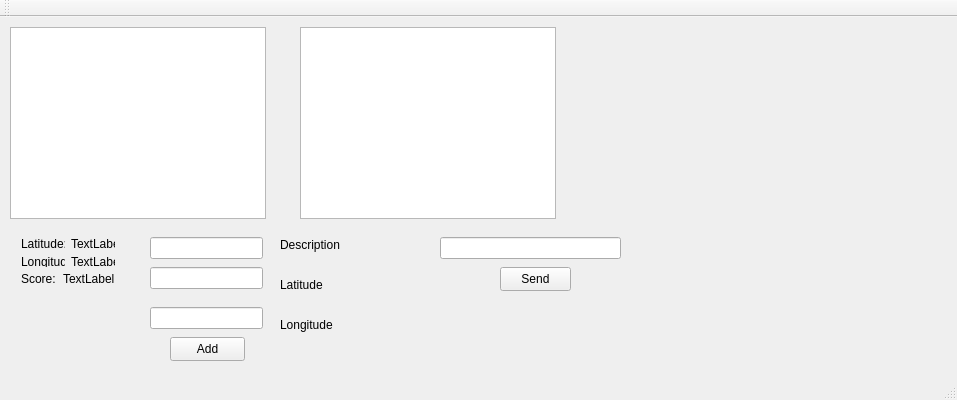
<?xml version="1.0" encoding="UTF-8"?>
<ui version="4.0">
 <class>UserViewClass</class>
 <widget class="QMainWindow" name="UserViewClass">
  <property name="geometry">
   <rect>
    <x>0</x>
    <y>0</y>
    <width>957</width>
    <height>400</height>
   </rect>
  </property>
  <property name="windowTitle">
   <string>UserView</string>
  </property>
  <widget class="QWidget" name="centralWidget">
   <widget class="QListWidget" name="listWidget">
    <property name="geometry">
     <rect>
      <x>10</x>
      <y>10</y>
      <width>256</width>
      <height>192</height>
     </rect>
    </property>
   </widget>
   <widget class="QListWidget" name="chatWidget">
    <property name="geometry">
     <rect>
      <x>300</x>
      <y>10</y>
      <width>256</width>
      <height>192</height>
     </rect>
    </property>
   </widget>
   <widget class="QLineEdit" name="chatLine">
    <property name="geometry">
     <rect>
      <x>440</x>
      <y>220</y>
      <width>181</width>
      <height>22</height>
     </rect>
    </property>
   </widget>
   <widget class="QPushButton" name="sendButton">
    <property name="geometry">
     <rect>
      <x>500</x>
      <y>250</y>
      <width>71</width>
      <height>24</height>
     </rect>
    </property>
    <property name="text">
     <string>Send</string>
    </property>
   </widget>
   <widget class="QLineEdit" name="descLine">
    <property name="geometry">
     <rect>
      <x>150</x>
      <y>220</y>
      <width>113</width>
      <height>22</height>
     </rect>
    </property>
   </widget>
   <widget class="QLineEdit" name="latLine">
    <property name="geometry">
     <rect>
      <x>150</x>
      <y>250</y>
      <width>113</width>
      <height>22</height>
     </rect>
    </property>
   </widget>
   <widget class="QLineEdit" name="longLine">
    <property name="geometry">
     <rect>
      <x>150</x>
      <y>290</y>
      <width>113</width>
      <height>22</height>
     </rect>
    </property>
   </widget>
   <widget class="QLabel" name="label_4">
    <property name="geometry">
     <rect>
      <x>280</x>
      <y>220</y>
      <width>71</width>
      <height>16</height>
     </rect>
    </property>
    <property name="text">
     <string>Description</string>
    </property>
   </widget>
   <widget class="QLabel" name="label_5">
    <property name="geometry">
     <rect>
      <x>280</x>
      <y>260</y>
      <width>49</width>
      <height>16</height>
     </rect>
    </property>
    <property name="text">
     <string>Latitude</string>
    </property>
   </widget>
   <widget class="QLabel" name="label_6">
    <property name="geometry">
     <rect>
      <x>280</x>
      <y>300</y>
      <width>81</width>
      <height>16</height>
     </rect>
    </property>
    <property name="text">
     <string>Longitude</string>
    </property>
   </widget>
   <widget class="QPushButton" name="addButton">
    <property name="geometry">
     <rect>
      <x>170</x>
      <y>320</y>
      <width>75</width>
      <height>24</height>
     </rect>
    </property>
    <property name="text">
     <string>Add</string>
    </property>
   </widget>
   <widget class="QWidget" name="layoutWidget">
    <property name="geometry">
     <rect>
      <x>10</x>
      <y>210</y>
      <width>116</width>
      <height>68</height>
     </rect>
    </property>
    <layout class="QVBoxLayout" name="verticalLayout">
     <item>
      <layout class="QHBoxLayout" name="horizontalLayout">
       <item>
        <widget class="QLabel" name="label">
         <property name="text">
          <string>Latitude:</string>
         </property>
        </widget>
       </item>
       <item>
        <widget class="QLabel" name="latLabel">
         <property name="text">
          <string>TextLabel</string>
         </property>
        </widget>
       </item>
      </layout>
     </item>
     <item>
      <layout class="QHBoxLayout" name="horizontalLayout_2">
       <item>
        <widget class="QLabel" name="label_2">
         <property name="text">
          <string>Longitude:</string>
         </property>
        </widget>
       </item>
       <item>
        <widget class="QLabel" name="longLabel">
         <property name="text">
          <string>TextLabel</string>
         </property>
        </widget>
       </item>
      </layout>
     </item>
     <item>
      <layout class="QHBoxLayout" name="horizontalLayout_3">
       <item>
        <widget class="QLabel" name="label_3">
         <property name="text">
          <string>Score:</string>
         </property>
        </widget>
       </item>
       <item>
        <widget class="QLabel" name="scoreLabel">
         <property name="text">
          <string>TextLabel</string>
         </property>
        </widget>
       </item>
      </layout>
     </item>
    </layout>
   </widget>
  </widget>
  <widget class="QMenuBar" name="menuBar">
   <property name="geometry">
    <rect>
     <x>0</x>
     <y>0</y>
     <width>957</width>
     <height>22</height>
    </rect>
   </property>
  </widget>
  <widget class="QToolBar" name="mainToolBar">
   <attribute name="toolBarArea">
    <enum>TopToolBarArea</enum>
   </attribute>
   <attribute name="toolBarBreak">
    <bool>false</bool>
   </attribute>
  </widget>
  <widget class="QStatusBar" name="statusBar"/>
 </widget>
 <layoutdefault spacing="6" margin="11"/>
 <resources/>
 <connections/>
</ui>
